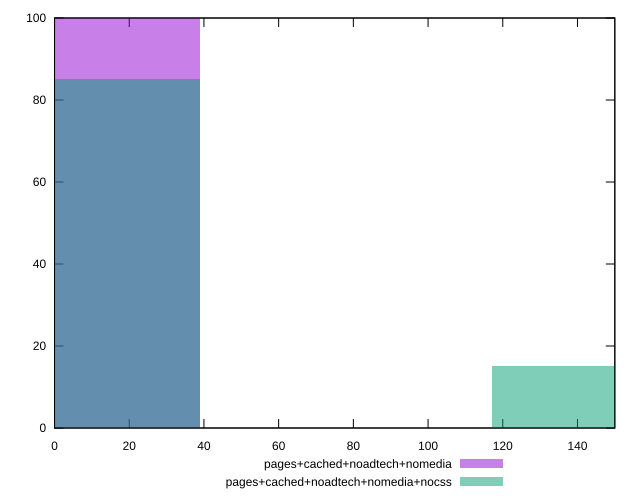

Reproduce this figure in gnuplot.
reset

$pagesCachedNoadtechNomedia <<EOF
0 100
EOF

$pagesCachedNoadtechNomediaNocss <<EOF
0 85
156.14949885347139 15
EOF

set key outside below
set boxwidth 78.07474942673569
set xrange [0:150]
set yrange [0:100]
set trange [0:100]
set style fill transparent solid 0.5 noborder
set terminal svg size 640, 500 enhanced background rgb 'white'
set output "report_00019_2021-02-10T18-14-37.922Z//unminified-javascript/comparison/histogram/3_vs_4.svg"

plot $pagesCachedNoadtechNomedia title "pages+cached+noadtech+nomedia" with boxes, \
     $pagesCachedNoadtechNomediaNocss title "pages+cached+noadtech+nomedia+nocss" with boxes

reset
